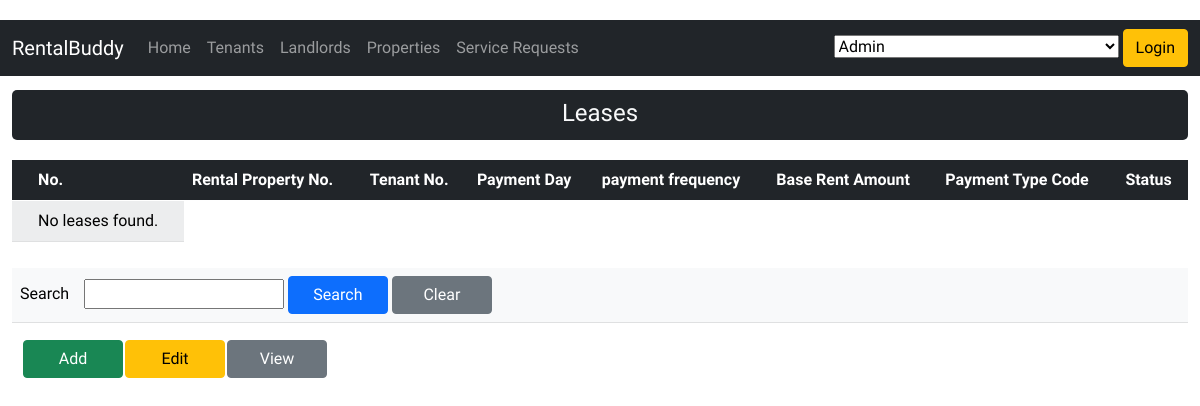
Page /pages/leases.php on the earlier database version.
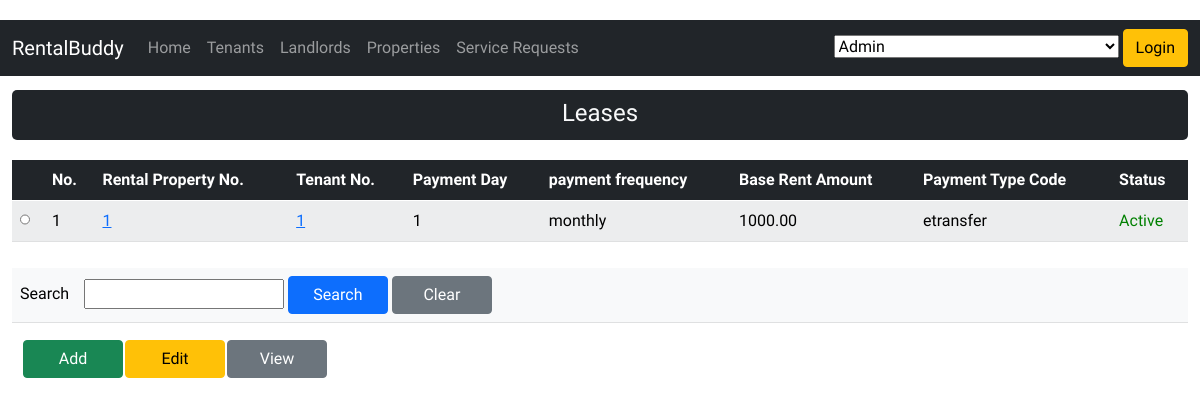
Same page on the later database version.
### tables this page shows
CREATE TABLE `leases` (
  `lease_id` int(11) NOT NULL,
  `rental_property_id` int(11) NOT NULL,
  `tenant_id` int(11) NOT NULL,
  `start_date` date NOT NULL,
  `end_date` date DEFAULT NULL,
  `payment_day` int(11) NOT NULL DEFAULT 1,
  `payment_frequency_code` varchar(20) NOT NULL,
  `base_rent_amount` decimal(10,2) NOT NULL DEFAULT 0.00,
  `parking_amount` decimal(10,2) NOT NULL DEFAULT 0.00,
  `other_amount` decimal(10,2) NOT NULL DEFAULT 0.00,
  `payable_to` varchar(50) NOT NULL,
  `deposit_amount` decimal(10,2) NOT NULL DEFAULT 0.00,
  `key_deposit` decimal(10,2) NOT NULL DEFAULT 0.00,
  `payment_type_code` varchar(20) NOT NULL,
  `include_electricity` tinyint(1) NOT NULL DEFAULT 0,
  `include_heat` tinyint(1) NOT NULL DEFAULT 0,
  `include_water` tinyint(1) NOT NULL DEFAULT 0,
  `insurancy_policy_number` varchar(50) DEFAULT NULL,
  `status_code` varchar(20) NOT NULL,
  `last_updated` datetime NOT NULL DEFAULT current_timestamp(),
  `last_updated_user_id` varchar(50) NOT NULL
);

CREATE TABLE `codes` (
  `code_id` int(11) NOT NULL,
  `code_type` varchar(20) NOT NULL,
  `code_value` varchar(20) NOT NULL,
  `description` varchar(50) NOT NULL,
  `is_default` int(11) NOT NULL DEFAULT 0,
  `sort_order` int(11) NOT NULL DEFAULT 0,
  `is_enabled` tinyint(1) NOT NULL DEFAULT 1,
  `css_styling` varchar(200) DEFAULT NULL
);

### dal/leases_dal.php (the view, shortened to what this page needs)
<?php
function getLeases()
{
    $db_conn = connectDB();
    $querySQL = "select
            l.lease_id
            , l.rental_property_id
            , l.tenant_id
            , l.payment_day
            , l.payment_frequency_code
            , l.base_rent_amount
            , l.payment_type_code
            , status_codes.description as status_code
        from leases l
        inner join codes status_codes on status_codes.code_value = l.status_code and status_codes.code_type = 'lease_status'";
    $querySQL .= " order by l.lease_id;";
    $text_search = '%' . $_SESSION['text-search'] . '%';
    $data = array(":text_search" => $text_search);
    $stmt = $db_conn->prepare($querySQL);
?>
    <div class="container-fluid">
            <legend class="text-light bg-dark" style="margin-top: 10px">Leases</legend>
            <table id="table-responsive" class="table table-light table-responsive table-striped">
                <thead class="table-dark">
                    <tr>
                        <th scope="col"></th>
                        <th scope="col">No.</th>
                        <th scope="col">Rental Property No.</th>
                        <th scope="col">Tenant No.</th>
                        <th scope="col">Payment Day</th>
                        <th scope="col">payment frequency</th>
                        <th scope="col">Base Rent Amount</th>
                        <th scope="col">Payment Type Code</th>
                        <th scope="col">Status</th>
                    </tr>
                </thead>
                <tbody id="tbody-leases">
                    <?php
                    $status = $stmt->execute($data);
                    if ($status) {
                        if ($stmt->rowCount() > 0) {
                            while ($row = $stmt->fetch(PDO::FETCH_ASSOC)) {
                    ?>
                                <tr>
                                    <th><input type="radio" style="width:10px;" name="selected[]" value="<?php echo $row['lease_id']; ?>"></th>
                                    <td><?php echo $row["lease_id"]; ?></td>
                                    <td><a href="/pages/rental_properties.php"><?php echo $row["rental_property_id"]; ?></a></td>
                                    <td><a href="/pages/tenants.php"><?php echo $row["tenant_id"]; ?></a></td>
                                    <td><?php echo $row["payment_day"]; ?></td>
                                    <td><?php echo $row["payment_frequency_code"]; ?></td>
                                    <td><?php echo $row["base_rent_amount"]; ?></td>
                                    <td><?php echo $row["payment_type_code"]; ?></td>
                                    <td style=" <?php echo ($row["status_code"] === "Active" ? "color: green" : "color: red"); ?>">
                                        <?php echo $row["status_code"] ?> </td>
                                </tr>
                            <?php
                            }
                            ?>
                </tbody>
            </table>
    </div>
<?php
                        } else {
?>
    <tr>
        <td></td>
        <td>No leases found.</td>
    </tr>
<?php
                        }
                    } else {
                        echo "<p>Error: " . $stmt->errorCode() . "<br>Message: " . implode($stmt->errorInfo()) . "</p><br>";
                        $db_conn = null;
                        exit(1);
                    }
                }
?>

Differences in the rows shown:
added leases: lease_id "1", rental_property "1", tenant "1", payment_day "1", payment_frequency_code "monthly", base_rent_amount "1000.00", payment_type_code "etransfer", codes.description "Active"
Other differences:
text no longer shown: "No leases found."
